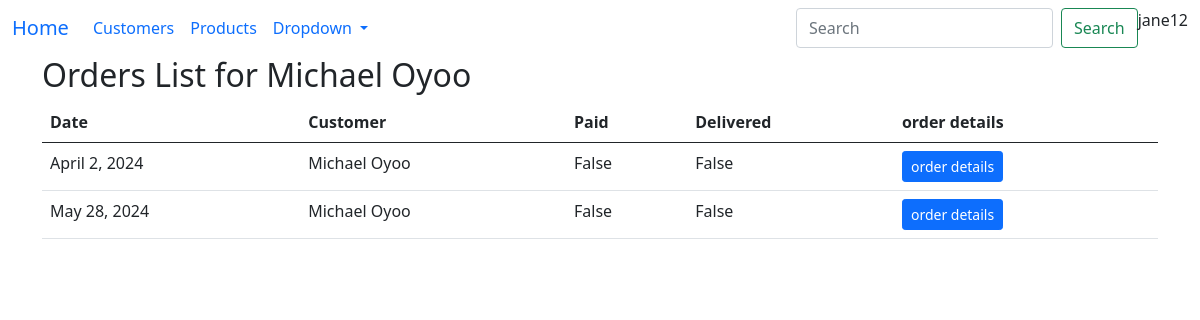
The app's page /orders/1 (signed in) with its own data.
### sales/models.py (models this page shows, shortened)
class Customer(models.Model):
    first_name = models.CharField(max_length=20)
    last_name = models.CharField(max_length=20)
    email = models.EmailField()
    phone = models.CharField(max_length=12)
    user = models.ForeignKey(User, on_delete=models.CASCADE)
    password = models.CharField(max_length=20)
    def __str__(self):
        return f'{self.first_name}'

class Order(models.Model):
    customer = models.ForeignKey(Customer, on_delete=models.CASCADE)
    order_date = models.DateField()
    paid = models.BooleanField(default=False)
    delivered = models.BooleanField(default=False)

### sales/views.py (the view)
# urls.py: path('orders/<int:customer_id>', orders, name='orders'),
@login_required
def orders(request, customer_id):
    current_customer = Customer.objects.get(id=customer_id)
    if current_customer:
        orders = Order.objects.filter(customer=current_customer)
        context = {'orders': orders}
    context.update({'customer': current_customer})
    return render(request, 'orders.html', context)

### sales/templates/orders.html
{% extends 'base.html' %} {% block main %}
<h2>Orders List for {{customer}}</h2>
<table class="table table-hovered">
    <thead>
        <tr>
            <th>Date</th>
            <th>Customer</th>
            <th>Paid</th>
            <th>Delivered</th>
            <th>order details</th>
        </tr>
    </thead>
    <tbody>
        {% for order in orders %}
        <tr>
            <td>{{order.order_date}}</td>
            <td>{{order.customer}}</td>
            <td>{{order.paid}}</td>
            <td>{{order.delivered}}</td>
            <td>
                <a
                    href="/order_details/{{order.id}}"
                    class="btn btn-primary btn-sm"
                    >order details</a
                >
            </td>
        </tr>
        {% endfor %}
    </tbody>
</table>
{% endblock %}

### sales/templates/base.html (shortened to what this page needs)
<!DOCTYPE html>
<html lang="en">
<head>
    <link href="https://cdn.jsdelivr.net/npm/bootstrap@5.0.2/dist/css/bootstrap.min.css" rel="stylesheet">
</head>
<body>
<nav class="navbar navbar-expand-lg bg-body-tertiary">
  <div class="container-fluid">
    <a class="navbar-brand" href="/">Home</a>
    <div class="collapse navbar-collapse" id="navbarSupportedContent">
      <ul class="navbar-nav me-auto mb-2 mb-lg-0">
        <li class="nav-item">
          <a class="nav-link active" aria-current="page" href="/customers">Customers</a>
        </li>
        <li class="nav-item">
          <a class="nav-link" href="/products">Products</a>
        </li>
        <li class="nav-item dropdown">
          <a class="nav-link dropdown-toggle" href="#" role="button" data-bs-toggle="dropdown" aria-expanded="false">
            Dropdown
          </a>
        </li>
        <li class="nav-item">
          <a class="nav-link disabled" aria-disabled="true"></a>
        </li>
      </ul>
      <form class="d-flex" role="search">
        <input class="form-control me-2" type="search" placeholder="Search" aria-label="Search">
        <button class="btn btn-outline-success" type="submit">Search</button>
        <div class="d-flex" m1>{% if user.is_authenticated%}
        <p> {{user.first_name}} </p>
        {% else %}
        <a href="login_page" class=" btn btn-success">Login</a>
        {% endif %}
        </div>
      </form>
    </div>
  </div>
</nav>
<div class="container">
  {% block main %} {% endblock %}
</div>
</body>
</html>

### records on screen
Customer: first_name "Michael Oyoo"
Order: order_date "April 2, 2024", customer "Michael Oyoo", paid "False", delivered "False"
Order: order_date "May 28, 2024", customer "Michael Oyoo", paid "False", delivered "False"

### other values on screen
{{ user.first_name }} "jane12"
